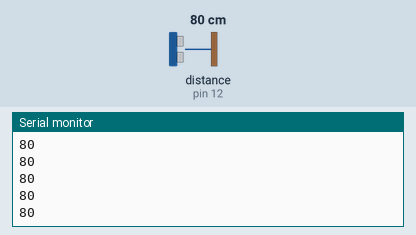
Recording of a sketch running on a simulated Arduino Uno, built with avr-gcc and run on an emulated ATmega328P. Shown: the last lines printed to the serial monitor. Wiring (inferred from the names in the program): ultrasonic range finder: trigger pin 12; echo pin 12. Inputs (shaded band) come from the test bench; at power-on: distance to the obstacle (sensor on pin 12) 80 cm. The echo pulse lasts 58.3 µs per cm.

Above: at 1.2 s.
1.3 s: distance to the obstacle (sensor on pin 12) set to 2 cm
At 1.48 s:
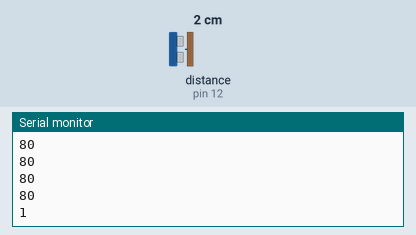
2.8 s: distance to the obstacle (sensor on pin 12) set to 4 cm
At 2.89 s:
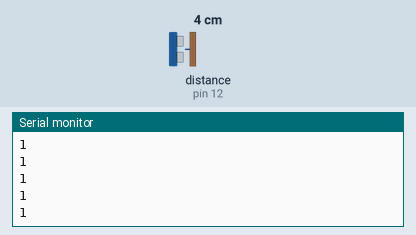
Timing chart, 0 to 5.8 s (numbered marks = the images above; inputs shaded):
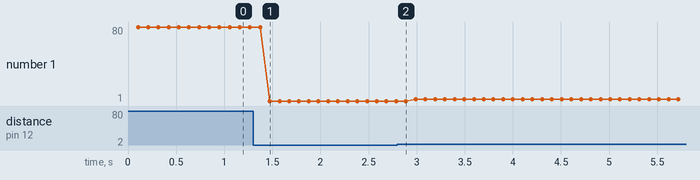

The sketch:

ping.ino
```cpp
#define ultrasonico 12

void setup(){
  Serial.begin(9600);
}
void loop(){
  Serial.println(ultra());
}
```

ultrasonico.ino
```cpp
int ultra() {

  pinMode(ultrasonico, OUTPUT);
  digitalWrite(ultrasonico, LOW);
  delayMicroseconds(2);
  digitalWrite(ultrasonico, HIGH);
  delayMicroseconds(5);
  digitalWrite(ultrasonico, LOW);
  pinMode(ultrasonico, INPUT);

  long duration = pulseIn(ultrasonico, HIGH);

  long cm = microsecondsToCentimeters(duration);
  delay(100);

  return cm;
}


long microsecondsToCentimeters(long microseconds) {
  return microseconds / 29 / 2;
}
```

Measured:
- after the input at 1.3 s, the serial monitor: prints a new line after 0.17 s (image 1)
- plotted number 1: 80 → 1 after the input at 1.3 s, 1 → 3 after the input at 2.8 s
